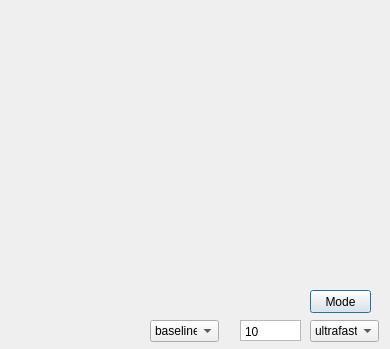
<?xml version="1.0" encoding="UTF-8"?>
<ui version="4.0">
 <class>Screenshare</class>
 <widget class="QDialog" name="Screenshare">
  <property name="geometry">
   <rect>
    <x>0</x>
    <y>0</y>
    <width>390</width>
    <height>349</height>
   </rect>
  </property>
  <property name="windowTitle">
   <string>Dialog</string>
  </property>
  <widget class="mylabel" name="label">
   <property name="geometry">
    <rect>
     <x>10</x>
     <y>10</y>
     <width>361</width>
     <height>291</height>
    </rect>
   </property>
   <property name="text">
    <string/>
   </property>
  </widget>
  <widget class="QPushButton" name="pushButton">
   <property name="geometry">
    <rect>
     <x>310</x>
     <y>290</y>
     <width>61</width>
     <height>23</height>
    </rect>
   </property>
   <property name="text">
    <string>Mode</string>
   </property>
  </widget>
  <widget class="QPlainTextEdit" name="plainTextEdit">
   <property name="geometry">
    <rect>
     <x>240</x>
     <y>320</y>
     <width>61</width>
     <height>21</height>
    </rect>
   </property>
   <property name="toolTip">
    <string>FPS</string>
   </property>
   <property name="verticalScrollBarPolicy">
    <enum>Qt::ScrollBarAlwaysOff</enum>
   </property>
   <property name="horizontalScrollBarPolicy">
    <enum>Qt::ScrollBarAlwaysOff</enum>
   </property>
   <property name="lineWrapMode">
    <enum>QPlainTextEdit::WidgetWidth</enum>
   </property>
   <property name="plainText">
    <string>10</string>
   </property>
  </widget>
  <widget class="QComboBox" name="comboBox">
   <property name="geometry">
    <rect>
     <x>310</x>
     <y>320</y>
     <width>69</width>
     <height>22</height>
    </rect>
   </property>
   <item>
    <property name="text">
     <string>ultrafast</string>
    </property>
   </item>
   <item>
    <property name="text">
     <string>superfast</string>
    </property>
   </item>
   <item>
    <property name="text">
     <string>veryfast</string>
    </property>
   </item>
   <item>
    <property name="text">
     <string>faster</string>
    </property>
   </item>
   <item>
    <property name="text">
     <string>fast</string>
    </property>
   </item>
   <item>
    <property name="text">
     <string>medium</string>
    </property>
   </item>
   <item>
    <property name="text">
     <string>slow</string>
    </property>
   </item>
   <item>
    <property name="text">
     <string>slower</string>
    </property>
   </item>
  </widget>
  <widget class="QComboBox" name="comboBox_2">
   <property name="geometry">
    <rect>
     <x>150</x>
     <y>320</y>
     <width>69</width>
     <height>22</height>
    </rect>
   </property>
   <item>
    <property name="text">
     <string>baseline</string>
    </property>
   </item>
   <item>
    <property name="text">
     <string>main</string>
    </property>
   </item>
   <item>
    <property name="text">
     <string>high</string>
    </property>
   </item>
  </widget>
 </widget>
 <customwidgets>
  <customwidget>
   <class>mylabel</class>
   <extends>QLabel</extends>
   <header>mylabel.h</header>
   <slots>
    <signal>clicked()</signal>
    <signal>doubleclicked()</signal>
    <signal>keypressed()</signal>
    <signal>resizeevent()</signal>
    <slot>slotClicked()</slot>
    <slot>slotDoubleClicked()</slot>
    <slot>slotKeyPressed()</slot>
    <slot>slotresizeEvent()</slot>
   </slots>
  </customwidget>
 </customwidgets>
 <resources/>
 <connections/>
</ui>
